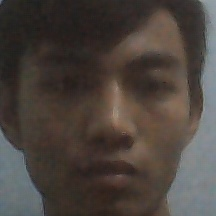
#> input picture data_face/UserInfo.5.101.jpg, 216 x 216 px; its folder holds 4 pictures in this run
$ python -i training.py   (imports and definitions only)
#> lines starting #> are read from the running program, lines starting #| are printed output that depends on the picture
import os
import cv2
import numpy as np
from PIL import Image

def exportHere():
    # Sử dụng công cụ nhận diện khuôn LBPH nằm trong thư viện OpenCV. ( Trình nhận dạng biểu đồ nhị phân cục bộ )
    recognizer = cv2.face.LBPHFaceRecognizer_create()
    path = 'data_face'

    def getImagesWithID(path):
#> called with path = 'data_face'
        imagePaths=[os.path.join(path, f) for f in os.listdir(path)]
        faces=[]
        IDs=[]
        for imagePath in imagePaths:
            faceImg = Image.open(imagePath).convert('L')
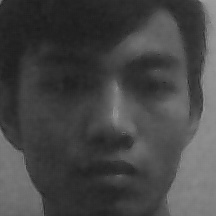
#> faceImg: PIL image 216x216 L; min 27, max 157, mean 69.3
            faceNp = np.array(faceImg, 'uint8')
            ID=int(os.path.split(imagePath)[-1].split('.')[1])
            faces.append(faceNp)
            IDs.append(ID)
            cv2.imshow('training', faceNp)
            cv2.waitKey(10)
#> pass 2 of the loop in getImagesWithID, `for imagePath in imagePaths:`:
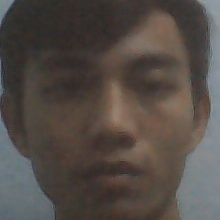
#> input picture data_face/UserInfo.5.11.jpg, 220 x 220 px
#> in getImagesWithID, `faceImg = Image.open(imagePath).convert('L')`:
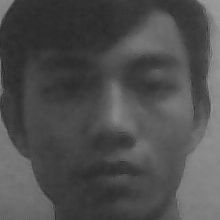
#> faceImg: PIL image 220x220 L; min 38, max 155, mean 78
#> pass 3 of the loop in getImagesWithID, `for imagePath in imagePaths:`:
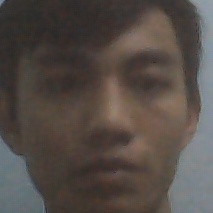
#> input picture data_face/UserInfo.5.12.jpg, 213 x 213 px
#> in getImagesWithID, `faceImg = Image.open(imagePath).convert('L')`:
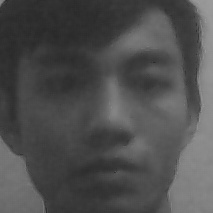
#> faceImg: PIL image 213x213 L; min 39, max 157, mean 78.3
#> the loop made 4 passes; the first 3 are shown
        return np.array(IDs), faces

    Ids, faces = getImagesWithID(path)
    recognizer.train(faces, Ids)

    if not os.path.exists('trainer'):
        os.makedirs('trainer')

    recognizer.save('trainer/huanluyen.yml')
    cv2.destroyAllWindows()

>>> result = exportHere()
